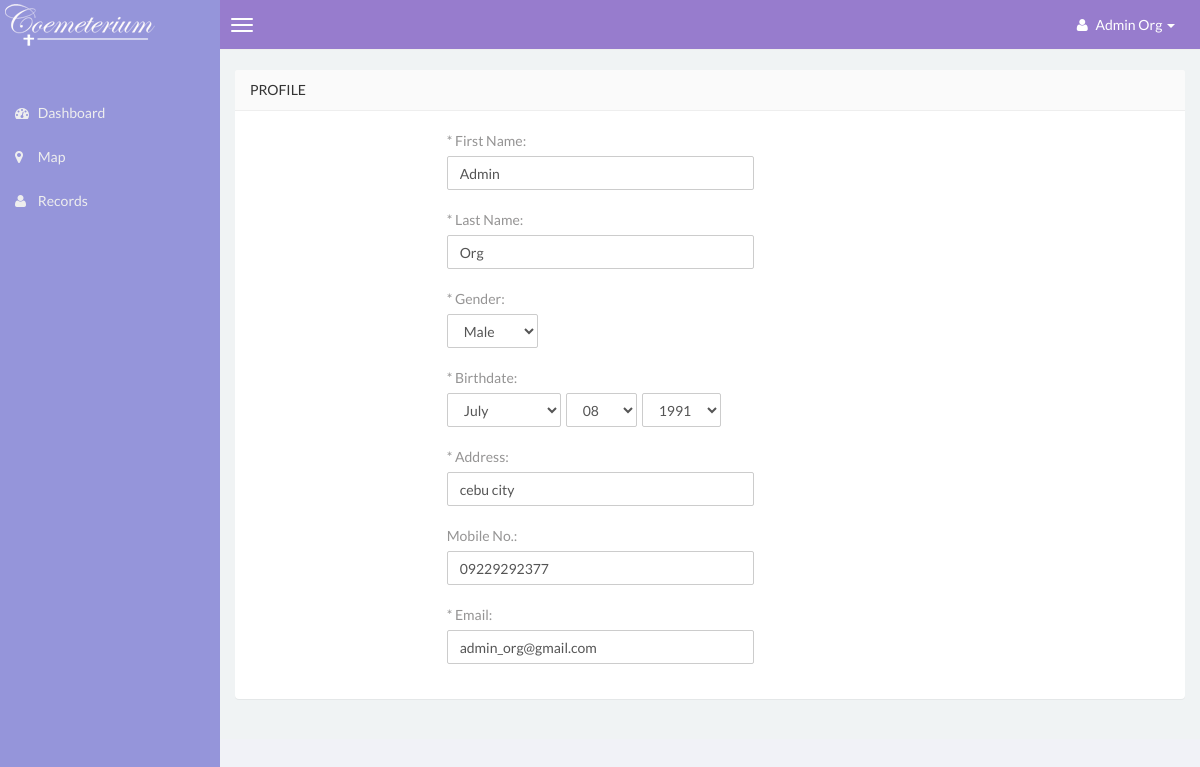
The page /admin/?page=view-profile (signed in) on the database its author committed.
### tables this page shows
CREATE TABLE `users` (
  `id` int(12) NOT NULL,
  `userGivenId` int(12) DEFAULT NULL,
  `firstName` varchar(50) NOT NULL,
  `middleName` varchar(50) NOT NULL,
  `lastName` varchar(50) NOT NULL,
  `gender` varchar(12) NOT NULL,
  `birthdate` date NOT NULL,
  `address` varchar(50) NOT NULL,
  `mobileNo` varchar(13) NOT NULL,
  `email` varchar(50) NOT NULL,
  `profilePicture` text NOT NULL,
  `username` varchar(50) NOT NULL,
  `password` varchar(50) NOT NULL,
  `clearPassword` varchar(50) NOT NULL,
  `userType` varchar(15) NOT NULL,
  `status` varchar(12) NOT NULL DEFAULT 'pending',
  `created` timestamp NOT NULL DEFAULT CURRENT_TIMESTAMP ON UPDATE CURRENT_TIMESTAMP,
  `yearLevel` int(12) NOT NULL
);

### admin/index.php (called while the page is built, shortened)
<?php
require_once '../config/database.php';
require_once 'route.php';

### model/Database.php (called while the page is built, shortened)
<?php
class Database {
    public function __construct() {
        $host = constant('HOST');
        $username = constant('HOST_USERNAME');
        $password = constant('HOST_PASSWORD');
        $database = constant('DATABASE_NAME');
    }
}

### model/UserModel.php (called while the page is built, shortened)
<?php
class UserModel extends Core
{
    public function findById($id)
    {
       $select = mysql_query("SELECT * FROM users WHERE id = $id LIMIT 1") or exit (mysql_error());
       $formattedData = $this->formatDataFromResult($select);
       return $formattedData;
    }
}
$user = new UserModel();

### model/trait/GenerateDataFromResults.php (called while the page is built, shortened)
<?php
trait GenerateDataFromResults
{
    public function formatDataFromResult($result)
    {
        $data = [];
        $data['rows'] = 0;
        $data['data'] = [];
        if (mysql_num_rows($result) > 0) {
                $data['rows'] = mysql_num_rows($result);
                while ($row = mysql_fetch_assoc($result)) {
                    $data['data'] = $row;
                }
        }
        return $data;
    }
}

### app/resources/forms/profileForm.php (the view, shortened to what this page needs)
<?php
    if ($data == null) {
        $data = array (
            "firstName" => null,
            "lastName" => null,
            "gender" => null,
            "address" => null,
            "mobileNo" => null,
            "email" => null,
            "bMonth" => "",
            "bDay" => "",
            "bYear" => "",
            "username" => null,
            "userType" => null
        );
    } else {
        $birthdate= (explode("-",$data['birthdate']));
        $data['bMonth'] = $birthdate[1];
        $data['bDay']   = $birthdate[2];
        $data['bYear']  = $birthdate[0];
    }
?>
    <div class="form-group">
        <label class="f-label">* First Name:</label>
        <label class="block clearfix">
            <input type="characters" name="firstName" class="form-control"
                placeholder="Firstname" required="" id="firstname"
                value="<?php echo $data['firstName']?>"/>
        </label>
    </div>
    <div class="form-group">
        <label class="f-label">* Last Name:</label>
        <label class="block clearfix">
            <input type="text" name="lastName" class="form-control"
                placeholder="Enter your Last Name" required="" id="lastname"
                value="<?php echo $data['lastName']?>"/>
        </label>
    </div>
    <div class="form-group">
        <label class="f-label">* Gender:</label>
        <label class="block clearfix">
            <select name="gender" id="gender" class='form-control' style="width:auto;" required="">
                <option value="male" <?php if ($data['gender'] === 'male') { echo "selected selected";} ?>>Male</option>
            </select>
        </label>
    </div>
    <div class="form-group">
        <label class="f-label">* Birthdate:</label>
        <label class="block clearfix">
            <span class="block input-icon input-icon-right">
                <select name="birthdate[month]" id="birthMonth" class='form-control' style="width:auto;float:left;margin-right:5px;" required="">
                    <?php
                        for ($m = 1; $m <= 12; $m++){
                            if($m < 10){$m = '0'.$m;
                        }
                        $month = date('F', mktime(0, 0, 0, $m, 1, 2012));
                        echo " '<option value=\"$m\""; if($data['bMonth'] == $m) echo 'selected= "selected"'; echo ">";
                            echo "$month";
                        echo "</option>";
                    }?>
                </select>
                <select name="birthdate[day]" id="birthDay" class='form-control' style="width:auto;float:left;margin-right:5px;" required="">
                    <?php
                        for($day="1"; $day <= 31;$day++){
                        if($day < 10){$day = '0'.$day;}
                            echo" '<option value=\"$day\"";
                                if($data['bDay'] == $day) echo 'selected= "selected"';
                                echo ">";echo "$day";
                            echo "</option>";
                        }?>
                </select>
                <select name="birthdate[year]" id="birthYear" class='form-control' style="width:auto;" required="">
                    <?php
                        $yearMax = date('Y') - 10;
                        for ($year=1940; $year <= $yearMax;$year++) {
                            echo" '<option value=\"$year\"";
                            if ($data['bYear'] == $year) echo 'selected= "selected"';echo ">";echo "$year";
                                echo "</option>";
                        }
                    ?>
                </select>
            </span>
        </label>
    </div>
    <div class="form-group">
        <label class="f-label">* Address:</label>
        <label class="block clearfix">
                <input type="text" name="address" class="form-control" placeholder="Address" required=""
                value="<?php echo $data['address']?>"/>
        </label>
    </div>
    <div class="form-group">
        <label class="f-label">Mobile No.:</label>
        <label class="block clearfix">
                <input type="number" name="mobileNo" id="mobile_no" class='form-control' maxlength="9"
                value="<?php echo $data['mobileNo']?>"/>
        </label>
    </div>
    <div class="form-group">
        <label class="f-label">* Email:</label>
        <label class="block clearfix">
            <input type="email" name="email" id="email" class='form-control' maxlength="250" required=""
                value="<?php echo $data['email']?>"/>
        </label>
    </div>

### admin/route.php (shortened to what this page needs)
<?php
$sideBarActiveStatus = function($selfClass) {
    $isActive =  null;
    if (isset($_GET['page'])) {
        $explode = explode('-', htmlentities($_GET['page']));
    }
    return $isActive;
};
if (isset($_GET['page'])) {
    $pageName = htmlentities($_GET['page']);
    switch ($pageName) {
        case 'view-profile':
            require_once '../model/UserModel.php';
            require_once 'pages/ViewProfilePage.php';
        break;
    }
}

### admin/template/header.php (shortened to what this page needs)
<!DOCTYPE html>
<html>
<head>
    <link href="template/css/bootstrap.min.css" rel="stylesheet" type="text/css" />
    <link href="public/assets/css/customTemplate.css" rel="stylesheet" type="text/css" />
    <link href="public/assets/css/app.css" rel="stylesheet" type="text/css" />
    <link href="public/assets/css/map.css" rel="stylesheet" type="text/css" />
    <link href="template/css/font-awesome.min.css" rel="stylesheet" type="text/css" />
    <link href="template/css/ionicons.min.css" rel="stylesheet" type="text/css" />
    <link href="template/css/morris/morris.css" rel="stylesheet" type="text/css" />
    <link href="template/css/jvectormap/jquery-jvectormap-1.2.2.css" rel="stylesheet" type="text/css" />
    <link href="template/css/datepicker/datepicker3.css" rel="stylesheet" type="text/css" />
    <link href="template/css/daterangepicker/daterangepicker-bs3.css" rel="stylesheet" type="text/css" />
    <link href="template/css/iCheck/all.css" rel="stylesheet" type="text/css" />
    <link href="template/css/style.css" rel="stylesheet" type="text/css" />
      </head>
      <body class="skin-black">
        <header class="header">
            <a href="/admin" class="logo">
            </a>
            <nav class="navbar navbar-static-top" role="navigation">
                <a href="#" class="navbar-btn sidebar-toggle" data-toggle="offcanvas" role="button">
                    <span class="icon-bar"></span>
                    <span class="icon-bar"></span>
                    <span class="icon-bar"></span>
                </a>
                <div class="navbar-right">
                    <ul class="nav navbar-nav">
                        <li class="dropdown user user-menu">
                            <a href="#" class="dropdown-toggle" data-toggle="dropdown">
                                <i class="fa fa-user"></i>
                                <span> <?php echo ucwords($_SESSION['firstName'] . ' ' . $_SESSION['lastName']) ?> <i class="caret"></i></span>
                            </a>
                                </li>
                            </ul>
                        </div>
                    </nav>
                </header>
<div class="wrapper row-offcanvas row-offcanvas-left">

### admin/template/sidebar.php
<aside class="left-side sidebar-offcanvas">
    <section class="sidebar">
        <ul class="sidebar-menu" style="margin-top: 40px;">
            <li class="<?php echo $sideBarActiveStatus('dashboard'); ?>">
                <a href="?page=dashboard">
                    <i class="fa fa-dashboard"></i> <span> Dashboard </span>
                </a>
            </li>
            <li class="<?php echo $sideBarActiveStatus('map'); ?>">
                <a href="?page=map">
                    <i class="fa fa-map-marker"></i> <span> Map </span>
                </a>
            </li>
            <li class="<?php echo $sideBarActiveStatus('records'); ?>">
                <a href="?page=records">
                    <i class="fa fa-user"></i> <span> Records </span>
                </a>
            </li>
        </ul>
    </section>
</aside>

### admin/pages/ViewProfilePage.php (shortened to what this page needs)
<?php
    $userDetails = $user->findById($_SESSION['userId']);
    $data = $userDetails['data'];
    $data['viewProfile'] = true;
?>
<?php include_once 'template/header.php'; ?>
<?php include_once 'template/sidebar.php'; ?>
<aside class="right-side">
    <section class="content">
        <section class="panel">
            <header class="panel-heading">
                Profile
            </header>
            <div class="panel-body">
                <form class="form-horizontal col-lg-7 col-centered" name="user-form" method="POST" action="<?php echo CURRENT_PAGE ?>">
                    <div class="col-lg-7">
                        <?php include_once '../'.COMMON_FORM_DIR.'/profileForm.php' ?>
                    </div>
                </form>
            </div>
        </section>
    </section>
</aside>
<?php include_once 'template/footer.php'; ?>

### admin/template/footer.php (shortened to what this page needs)
</div>
</body>
</html>

### admin/public/assets/css/customTemplate.css (style rules this page uses)
a.logo { background-color: #9595da !important; font-family: 'Lato', sans-serif !important; background: url('../img/logo-small.png') no-repeat; }
.navbar { background-color: #977ccd !important; color: #fff; }
.navbar-btn span { background-color: #fff !important; }
.dropdown a span { color: #fff !important; font-weight: normal; }
.dropdown a.dropdown-toggle i { color: #fff !important; }
.dropdown a i { color: #342d2d !important; }
.left-side { background-color: #9595da !important; }
.sidebar-menu { border-bottom: 1px solid #9595da !important; }
.sidebar-menu > li:first-of-type { border-top: 1px solid #9595da !important; }
.sidebar { border-bottom: 1px solid transparent !important; }

### admin/public/assets/css/app.css (style rules this page uses)
.form-control { border-radius: 2px !important; outline: orange !important; }
.col-centered { float: none; margin: 0 auto; }
form.form-horizontal { padding: 5px; }
form.form-horizontal label { font-weight: normal !important; color: #959494; }

### rows shown on the page
users: firstName "Admin", lastName "Org", gender "Male", address "cebu city", mobileNo "09229292377", email "admin_org@gmail.com"

### other values the page prints
$_SESSION['firstName'] . ' ' . $_SESSION['lastName'] "Admin Org"
form field value "July"
form field value "08"
form field value "1991"
